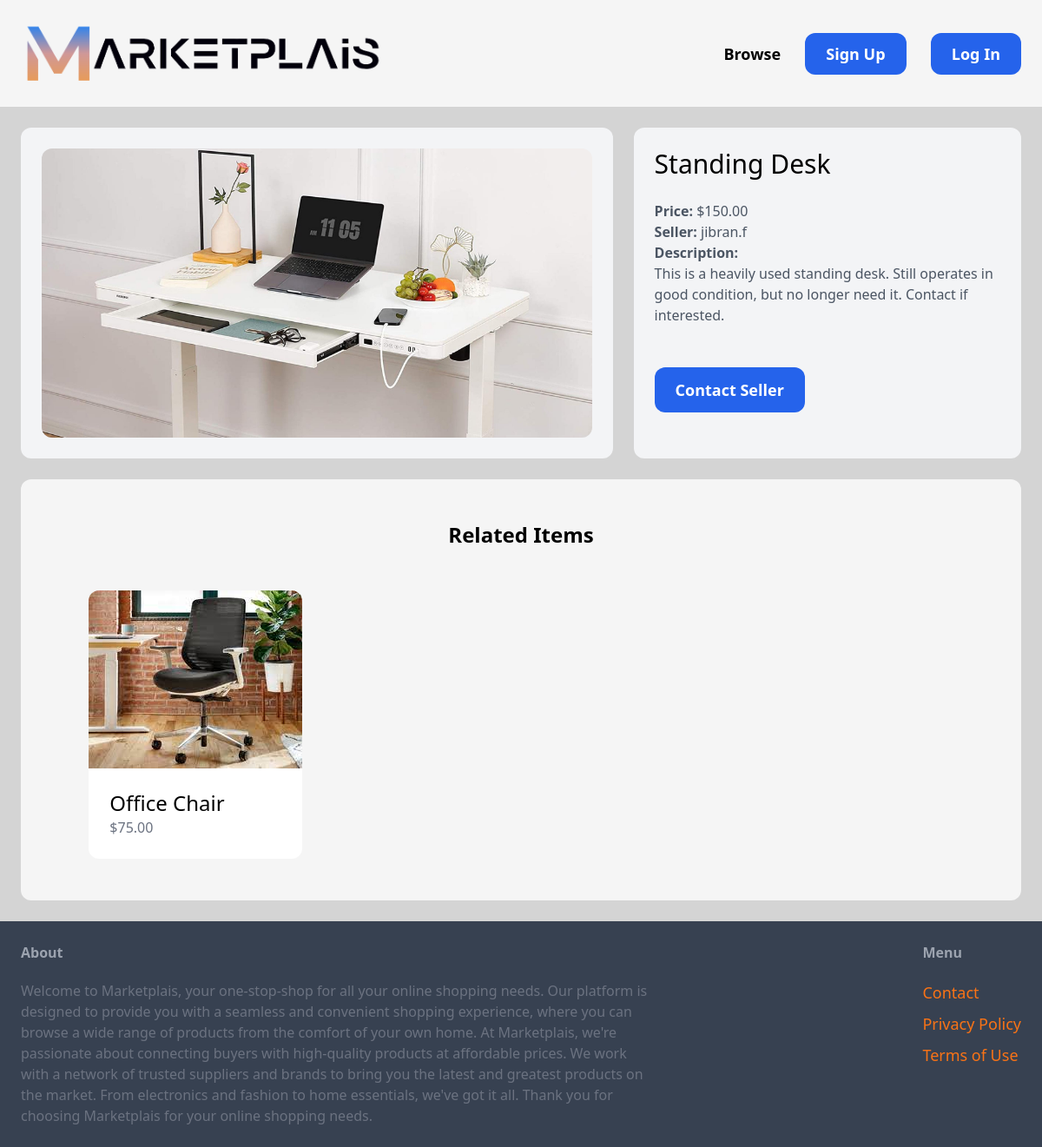
Page /items/4/ on the committed database.
### item/models.py (models this page shows, shortened)
class Item(models.Model):
  category = models.ForeignKey(Category, related_name='items', on_delete=models.CASCADE)
  name = models.CharField(max_length=255)
  image = models.ImageField(upload_to="Item_Images", blank=True, null=True)
  description = models.TextField(blank=True, null=True)
  price = models.FloatField()
  sold = models.BooleanField(default=False)
  creator = models.ForeignKey(User, related_name='items', on_delete=models.CASCADE)
  creationTime = models.DateTimeField(auto_now_add=True)
  class Meta():
    ordering = ('-creationTime',)

### item/views.py (the view)
# urls.py: path('<int:pk>/', views.detail, name='detail'),
def detail(request, pk):
    item = get_object_or_404(Item, pk=pk)
    related_items = Item.objects.filter(category=item.category,
                                        sold=False).exclude(pk=pk)[0:3]
    return render(request, 'item/detail.html', {
        'item': item,
        'related_items': related_items
    })

### item/templates/item/detail.html (shortened to what this page needs)
{% extends 'core/base.html' %}
{% block content %}
<div class="grid grid-cols-5 gap-6">
  <div class="col-span-3 p-6 bg-gray-100 rounded-xl" style="display: flex; align-items: center; justify-content: center;">
    <center><img src="{{ item.image.url }}" class="rounded-xl" style="display: inline-block;"></center>
  </div>
  <div class="col-span-2 p-6 bg-gray-100 rounded-xl">
    <h1 class="mb-6 text-3xl">{{ item.name }}</h1>
    <p class="text-gray-600"><strong>Price: </strong>${{ item.price|floatformat:2 }}</p>
    <p class="text-gray-600"><strong>Seller: </strong>{{ item.creator.username }}</p>
    {% if item.description %}
      <p class="text-gray-600">
        <strong class="text-gray-600">Description: </strong><br>
        {{ item.description }}
      </p>
    {% endif %}
    {% if request.user != item.creator %}
    <br>
    <div class="button-container">
      <a href="{% url 'conversation:new' item.id %}" class="inline-block mt-6 px-6 py-3 text-lg font-semibold bg-blue-600 text-white rounded-xl hover:bg-blue-700" style="margin-right: 10px;">Contact Seller</a>
    </div>
    {% endif %}
  </div>
</div>
<div class="mt-6 px-6 py-12 bg-neutral-100 rounded-xl">
  <h2 class="mb-12 text-2xl text-center"><b>Related Items</b></h2>
  <div class="grid grid-cols-3 gap-5">
    {% for related_item in related_items %}
      <div class="image-container">
        <a href="{% url 'item:detail' related_item.id %}">
          <div class="item-card">
            <div class="image-wrapper">
              <img src="{{ related_item.image.url }}" class="rounded-t-xl">
            </div>
            <div class="p-6 bg-white rounded-b-xl hover:bg-sky-100">
              <h2 class="text-2xl">{{ related_item.name }}</h2>
              <p class="text-gray-500">${{ related_item.price|floatformat:2 }}</p>
            </div>
          </div>
        </a>
      </div>
    {% endfor %}
  </div>
</div>
{% endblock %}

### core/templates/core/base.html (style rules this page uses)
html, body { height: 100%; margin: 0; padding: 0; }

### rows in the picture
Item: image (picture), name "Standing Desk", price "150.00", creator.username "jibran.f", description "This is a heavily used standing desk. Still operates in good condition, but no longer need it. Contact if interested."
Item: image (picture), name "Office Chair", price "75.00"
